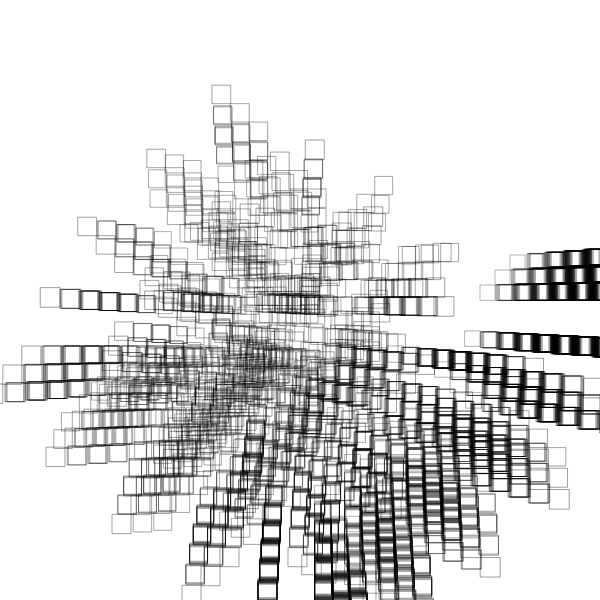
Frame 1 (no input)
Frame 60 (no input): identical to frame 1, image omitted
Frame 120 (the mouse pressed at the canvas centre since frame 60): identical to frame 1, image omitted

The p5.js sketch that drew this single still picture (run headless with seeded random() and noise() and a simulated clock; from frame 60 on, the mouse is pressed at the canvas centre):

// p5.js sketch
// ── sketch.js

// Point = P, Rectangle = R, line = F, Line*4 = D
// You can play around with length, angle, strokeweight, colors,...

let premise = 'R';
  let rules = {
    R: 'f[fRRR]>[+ffR]',
    
  }
let bigRule;


let length = 50;
let angle = 90;

function setup() {
  createCanvas(600, 600);
  angleMode(DEGREES);
  bigRule = resolveRules(premise, rules, 5);
  print(bigRule);
  
}

function draw() {
  background('white');
  stroke('black');
  strokeWeight(1);
  noFill();
  //fill('black');
  translate(width / 2, height / 2);
  rotate(-90);
  scale(0.3);

  drawShape(bigRule);
   // angle += 1;
  // length += 0.1;
}

function resolveRules(startRule, rules, depth) {
  let endRule = '';
  for (let currentLetter of startRule) {
    if (currentLetter in rules) {
      endRule += rules[currentLetter];
    } else {
      endRule += currentLetter;
    }
  }
  if (depth >= 1) {
    endRule = resolveRules(endRule, rules, depth - 1);
  }
  return endRule;
}


function drawShape(rule)  {
  for (let c of rule) {
    if (c === 'F') {
      line(0, 0, 0, length*3);
      translate(length, 0);
    } else if (c === 'R') {
      rect(0, 0, length, length);
      translate(length, length);
    } else if (c === 'P') {
      point(0, 0);
      translate(length, 0);
    } else if (c === 'D') {
      line(0, 0, length * 4, 0);
      translate(length, 0);
    } else if (c === 'f') {
      translate(0, length, 0);
    } else if (c === '+') {
      rotate(angle);
    } else if (c === '-') {
      rotate(-angle);
    } else if (c === '[') {
      push();
    } else if (c === ']') {
      pop();
    } else if (c === '>') {
      scale(1.03);
    } else if (c === '<') {
      scale(0.8);
   
    }
  }
}
